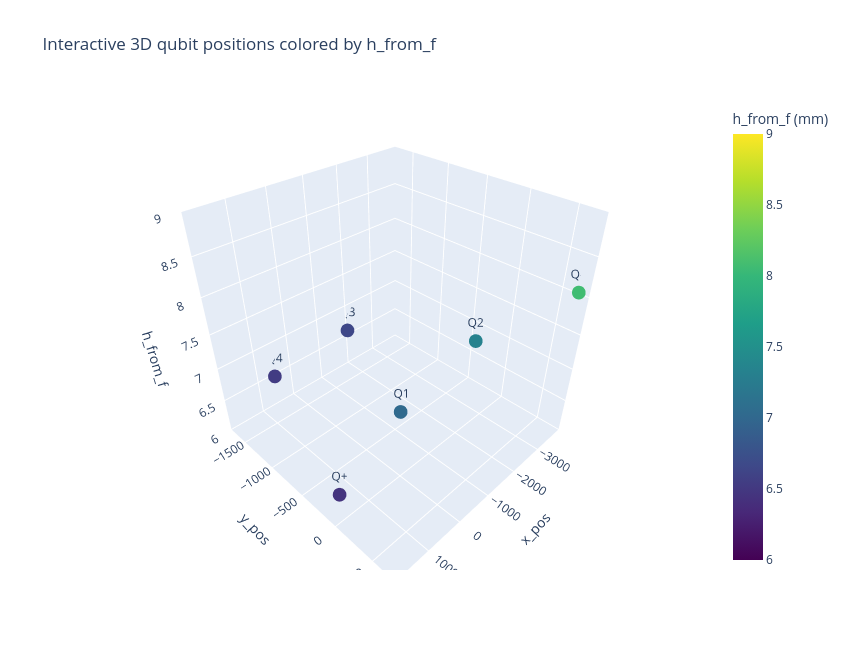

The notebook cell this image was saved under:
### Code cell
# Interactive 3D scatter: x_pos vs y_pos vs h_from_f, colored by h_from_f
if "x_pos" not in globals() or "y_pos" not in globals() or "h_from_f" not in globals():
    raise ValueError("Please run the cell that defines x_pos, y_pos, and h_from_f first.")

import plotly.graph_objects as go

x_vals = np.asarray(x_pos, dtype=float)
y_vals = np.asarray(y_pos, dtype=float)
z_vals = np.asarray(h_from_f, dtype=float)

text_vals = None
if "label" in globals() and len(label) == x_vals.size:
    text_vals = [str(v) for v in label]

fig = go.Figure(
    data=[
        go.Scatter3d(
            x=x_vals,
            y=y_vals,
            z=z_vals,
            mode="markers+text" if text_vals is not None else "markers",
            text=text_vals,
            textposition="top center",
            marker=dict(
                size=8,
                color=z_vals,
                colorscale="Viridis",
                cmin=6.0,
                cmax=9.0,
                colorbar=dict(title="h_from_f (mm)"),
            ),
        )
    ]
)

fig.update_layout(
    title="Interactive 3D qubit positions colored by h_from_f",
    scene=dict(
        xaxis_title="x_pos",
        yaxis_title="y_pos",
        zaxis_title="h_from_f",
        zaxis=dict(range=[6.0, 9.0]),
    ),
    width=850,
    height=650,
)

fig.show()

### Figure 1 — Plotly figure (JSON) as saved in the notebook; plotly's stock layout.template omitted (floating-point values rounded to 4 significant figures)
{"data": [{"marker": {"cmax": 9, "cmin": 6, "color": [7.03, 7.331, 6.651, 6.539, 8.067, 6.453], "colorbar": {"title": {"text": "h_from_f (mm)"}}, "colorscale": [[0, "#440154"], [0.1111, "#482878"], [0.2222, "#3e4989"], [0.3333, "#31688e"], [0.4444, "#26828e"], [0.5556, "#1f9e89"], [0.6667, "#35b779"], [0.7778, "#6ece58"], [0.8889, "#b5de2b"], [1, "#fde725"]], "size": 8}, "mode": "markers+text", "text": ["Q1", "Q2", "Q3", "Q4", "Q=", "Q+"], "textposition": "top center", "type": "scatter3d", "x": [0.0, -2500.0, -1900.0, 600.0, -3800.0, 1800.0], "y": [0.0, 0.0, -1700.0, -1700.0, 700.0, 0.0], "z": [7.03, 7.331, 6.651, 6.539, 8.067, 6.453]}], "layout": {"height": 650, "scene": {"xaxis": {"title": {"text": "x_pos"}}, "yaxis": {"title": {"text": "y_pos"}}, "zaxis": {"range": [6, 9], "title": {"text": "h_from_f"}}}, "title": {"text": "Interactive 3D qubit positions colored by h_from_f"}, "width": 850}}
